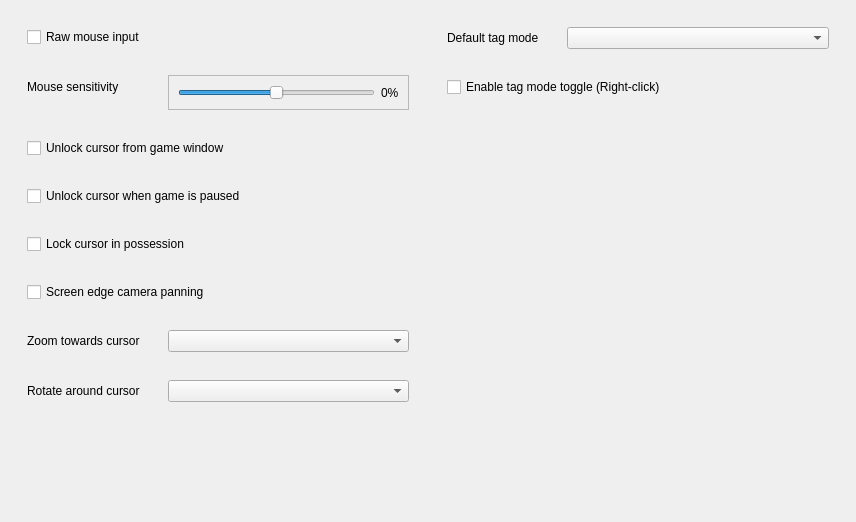
         <widget class="QWidget" name="responsive_scrollAreaWidgetContents_4">
          <property name="geometry">
           <rect>
            <x>0</x>
            <y>0</y>
            <width>856</width>
            <height>522</height>
           </rect>
          </property>
          <property name="sizePolicy">
           <sizepolicy hsizetype="Expanding" vsizetype="Preferred">
            <horstretch>1</horstretch>
            <verstretch>0</verstretch>
           </sizepolicy>
          </property>
          <layout class="QHBoxLayout" name="horizontalLayout_7" stretch="1,1">
           <item>
            <widget class="QFrame" name="frame_9">
             <property name="sizePolicy">
              <sizepolicy hsizetype="Ignored" vsizetype="Preferred">
               <horstretch>1</horstretch>
               <verstretch>0</verstretch>
              </sizepolicy>
             </property>
             <layout class="QFormLayout" name="formLayout_9">
              <property name="horizontalSpacing">
               <number>28</number>
              </property>
              <property name="verticalSpacing">
               <number>28</number>
              </property>
              <property name="leftMargin">
               <number>16</number>
              </property>
              <property name="topMargin">
               <number>16</number>
              </property>
              <property name="rightMargin">
               <number>16</number>
              </property>
              <property name="bottomMargin">
               <number>16</number>
              </property>
              <item row="1" column="0">
               <widget class="QLabel" name="labelMouseSens">
                <property name="text">
                 <string comment="Slider Title Label">Mouse sensitivity</string>
                </property>
               </widget>
              </item>
              <item row="1" column="1">
               <widget class="QFrame" name="frame_11">
                <property name="sizePolicy">
                 <sizepolicy hsizetype="Preferred" vsizetype="Minimum">
                  <horstretch>0</horstretch>
                  <verstretch>0</verstretch>
                 </sizepolicy>
                </property>
                <property name="frameShape">
                 <enum>QFrame::Shape::StyledPanel</enum>
                </property>
                <property name="frameShadow">
                 <enum>QFrame::Shadow::Raised</enum>
                </property>
                <layout class="QHBoxLayout" name="horizontalLayout_8">
                 <item>
                  <widget class="QSlider" name="horizontalSliderMouseSens">
                   <property name="minimum">
                    <number>1</number>
                   </property>
                   <property name="maximum">
                    <number>200</number>
                   </property>
                   <property name="value">
                    <number>100</number>
                   </property>
                   <property name="tracking">
                    <bool>true</bool>
                   </property>
                   <property name="orientation">
                    <enum>Qt::Orientation::Horizontal</enum>
                   </property>
                   <property name="tickPosition">
                    <enum>QSlider::TickPosition::NoTicks</enum>
                   </property>
                  </widget>
                 </item>
                 <item>
                  <widget class="QLabel" name="labelMouseSensPercentage">
                   <property name="text">
                    <string notr="true">0%</string>
                   </property>
                  </widget>
                 </item>
                </layout>
               </widget>
              </item>
              <item row="6" column="0">
               <widget class="QLabel" name="labelZoomToMouse">
                <property name="text">
                 <string comment="Dropdown Title Label">Zoom towards cursor</string>
                </property>
               </widget>
              </item>
              <item row="6" column="1">
               <widget class="QComboBox" name="comboBoxZoomToMouse"/>
              </item>
              <item row="7" column="0">
               <widget class="QLabel" name="labelRotateAroundMouse">
                <property name="text">
                 <string comment="Dropdown Title Label">Rotate around cursor</string>
                </property>
               </widget>
              </item>
              <item row="7" column="1">
               <widget class="QComboBox" name="comboBoxRotateAroundMouse"/>
              </item>
              <item row="8" column="0">
               <spacer name="verticalSpacer_7">
                <property name="orientation">
                 <enum>Qt::Orientation::Vertical</enum>
                </property>
                <property name="sizeHint" stdset="0">
                 <size>
                  <width>0</width>
                  <height>0</height>
                 </size>
                </property>
               </spacer>
              </item>
              <item row="0" column="0" colspan="2">
               <widget class="QCheckBox" name="checkBoxRawMouseInput">
                <property name="text">
                 <string comment="Checkbox Toggle">Raw mouse input</string>
                </property>
               </widget>
              </item>
              <item row="2" column="0" colspan="2">
               <widget class="QCheckBox" name="checkBoxAltInput">
                <property name="text">
                 <string comment="Checkbox Toggle" extracomment="&quot;Alternative Input&quot;">Unlock cursor from game window</string>
                </property>
               </widget>
              </item>
              <item row="3" column="0" colspan="2">
               <widget class="QCheckBox" name="checkBoxUnlockCursorWhenPaused">
                <property name="text">
                 <string comment="Checkbox Toggle">Unlock cursor when game is paused</string>
                </property>
               </widget>
              </item>
              <item row="4" column="0" colspan="2">
               <widget class="QCheckBox" name="checkBoxLockCursorPossession">
                <property name="text">
                 <string comment="Checkbox Toggle">Lock cursor in possession</string>
                </property>
               </widget>
              </item>
              <item row="5" column="0" colspan="2">
               <widget class="QCheckBox" name="checkBoxScreenEdgePanning">
                <property name="text">
                 <string comment="Checkbox Toggle">Screen edge camera panning</string>
                </property>
               </widget>
              </item>
             </layout>
            </widget>
           </item>
           <item>
            <widget class="QFrame" name="frame_10">
             <property name="sizePolicy">
              <sizepolicy hsizetype="Ignored" vsizetype="Preferred">
               <horstretch>1</horstretch>
               <verstretch>0</verstretch>
              </sizepolicy>
             </property>
             <layout class="QFormLayout" name="formLayout_10">
              <property name="horizontalSpacing">
               <number>28</number>
              </property>
              <property name="verticalSpacing">
               <number>28</number>
              </property>
              <property name="leftMargin">
               <number>16</number>
              </property>
              <property name="topMargin">
               <number>16</number>
              </property>
              <property name="rightMargin">
               <number>16</number>
              </property>
              <property name="bottomMargin">
               <number>16</number>
              </property>
              <item row="0" column="0">
               <widget class="QLabel" name="labelTagMode">
                <property name="text">
                 <string comment="Dropdown Title Label">Default tag mode</string>
                </property>
                <property name="wordWrap">
                 <bool>true</bool>
                </property>
               </widget>
              </item>
              <item row="0" column="1">
               <widget class="QComboBox" name="comboBoxDefaultTagMode"/>
              </item>
              <item row="2" column="0">
               <spacer name="verticalSpacer_8">
                <property name="orientation">
                 <enum>Qt::Orientation::Vertical</enum>
                </property>
                <property name="sizeHint" stdset="0">
                 <size>
                  <width>0</width>
                  <height>0</height>
                 </size>
                </property>
               </spacer>
              </item>
              <item row="1" column="0" colspan="2">
               <widget class="QCheckBox" name="checkBoxEnableTagModeToggle">
                <property name="text">
                 <string comment="Checkbox Toggle">Enable tag mode toggle (Right-click)</string>
                </property>
               </widget>
              </item>
             </layout>
            </widget>
           </item>
          </layout>
         </widget>
